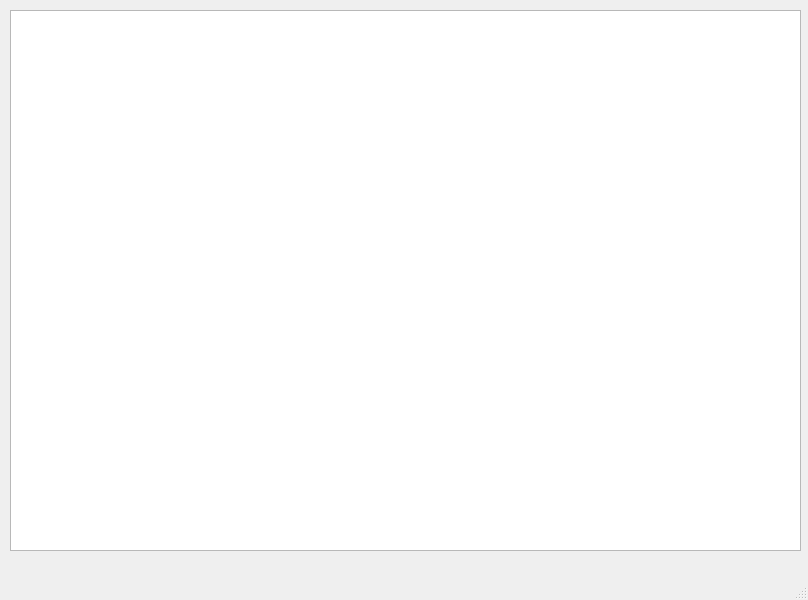
<?xml version="1.0" encoding="UTF-8"?>
<ui version="4.0">
 <class>MainWindow</class>
 <widget class="QMainWindow" name="MainWindow">
  <property name="geometry">
   <rect>
    <x>0</x>
    <y>0</y>
    <width>808</width>
    <height>600</height>
   </rect>
  </property>
  <property name="windowTitle">
   <string>MainWindow</string>
  </property>
  <widget class="QWidget" name="centralwidget">
   <widget class="QListView" name="listView">
    <property name="geometry">
     <rect>
      <x>10</x>
      <y>10</y>
      <width>791</width>
      <height>541</height>
     </rect>
    </property>
   </widget>
  </widget>
  <widget class="QMenuBar" name="menubar">
   <property name="geometry">
    <rect>
     <x>0</x>
     <y>0</y>
     <width>808</width>
     <height>22</height>
    </rect>
   </property>
  </widget>
  <widget class="QStatusBar" name="statusbar"/>
 </widget>
 <resources/>
 <connections/>
</ui>
